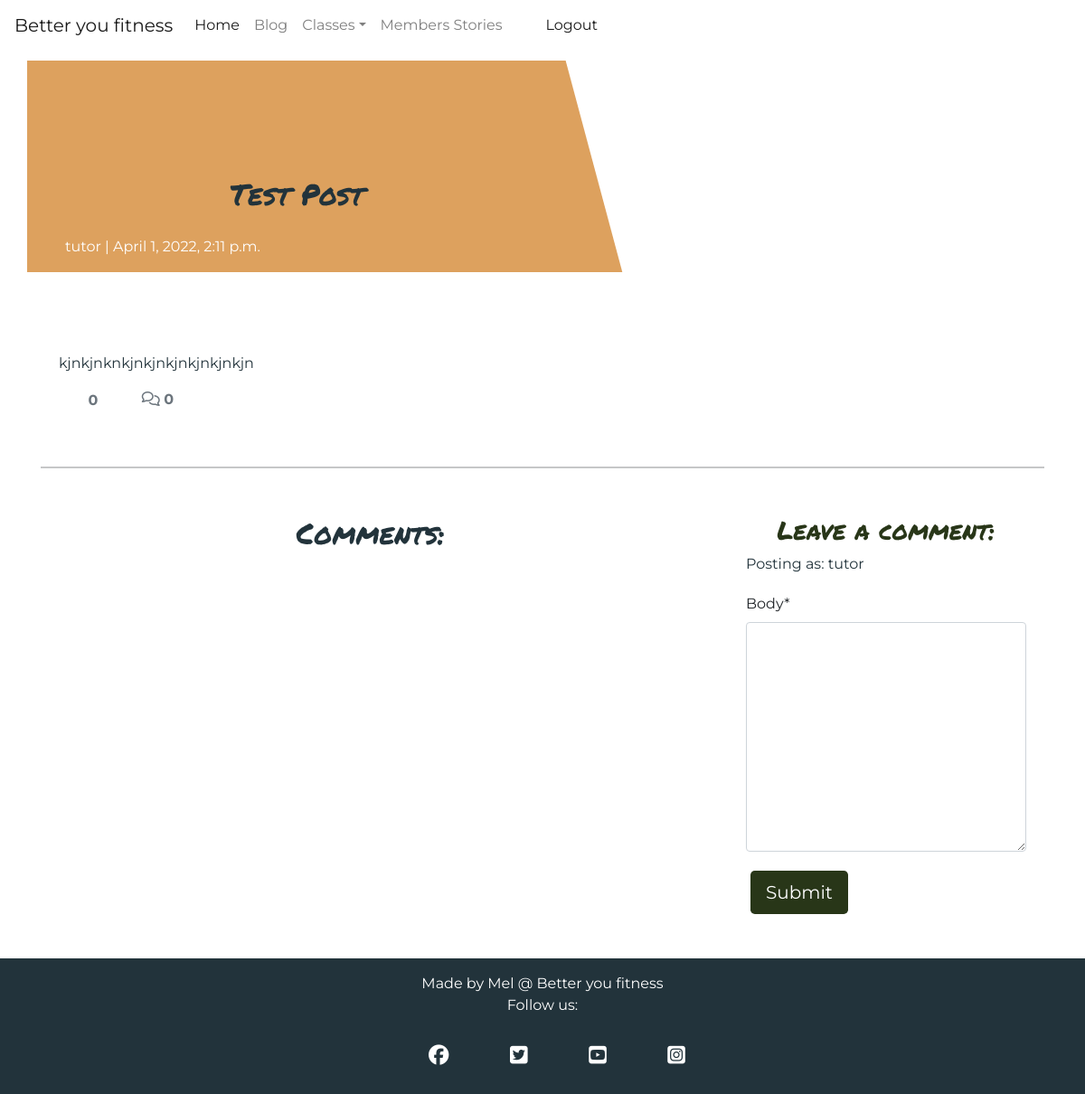
The app's page /post_detail/test-post/ (signed in) with its own data.
### blog/models.py (models this page shows, shortened)
class Post(models.Model):
    title = models.CharField(max_length=200, unique=True)
    slug = models.SlugField(max_length=200, unique=True)
    author = models.ForeignKey(
        User, on_delete=models.CASCADE, related_name="blog_posts"
    )
    featured_image = CloudinaryField('image', default='placeholder')
    excerpt = models.TextField(blank=True)
    updated_on = models.DateTimeField(auto_now=True)
    content = models.TextField()
    created_on = models.DateTimeField(auto_now_add=True)
    status = models.IntegerField(choices=STATUS, default=0)
    likes = models.ManyToManyField(
        User, related_name='blogpost_like', blank=True)
    class Meta:
        ordering = ["-created_on"]
    def number_of_likes(self):
        return self.likes.count()

### blog/views.py (the view, shortened to what this page needs)
# urls.py: path('post_detail/<slug:slug>/', views.PostDetail.as_view(), name='post_detail'),
class PostDetail(View):
    def get(self, request, slug, *args, **kwargs):
        queryset = Post.objects.filter(status=1)
        post = get_object_or_404(queryset, slug=slug)
        comments = post.comments.filter(approved=True).order_by("-created_on")
        liked = False
        if post.likes.filter(id=self.request.user.id).exists():
            liked = True
        return render(
            request,
            "post_detail.html",
            {
                "post": post,
                "comments": comments,
                "commented": False,
                "liked": liked,
                "comment_form": CommentForm()
            },
        )

### blog/forms.py
class CommentForm(forms.ModelForm):
    class Meta:
        model = Comment
        fields = ('body',)

### templates/post_detail.html (shortened to what this page needs)
{% extends 'base.html' %} {% block content %}
{% load crispy_forms_tags %}
<div class="masthead">
    <div class="container">
        <div class="row g-0">
            <div class="col-md-6 masthead-text">
                <h2 class="post-title">{{ post.title }}</h2>
                <p class="post-subtitle">{{ post.author }} | {{ post.created_on }}</p>
            </div>
            <div class="d-none d-md-block col-md-6 masthead-image">
            </div>
        </div>
    </div>
</div>
<div class="container">
    <div class="row">
        <div class="col card mb-4  mt-3 left  top">
            <div class="card-body">
                <p class="card-text ">
                    {{ post.content | safe }}
                </p>
                <div class="row">
                    <div class="col-1">
                        <strong>
                            {% if user.is_authenticated %}
                            <form class="d-inline" action="{% url 'post_like' post.slug %}" method="POST">
                                {% if liked %}
                                <button type="submit" name="blogpost_id" value="{{post.slug}}" class="btn-like"><i
                                        class="fas fa-heart"></i></button>
                                {% else %}
                                <button type="submit" name="blogpost_id" value="{{post.slug}}" class="btn-like"><i
                                        class="far fa-heart"></i></button>
                                {% endif %}
                            </form>
                            {% else %}
                            <span class="text-secondary"><i class="far fa-heart"></i></span>
                            {% endif %}
                            <span class="text-secondary">{{ post.number_of_likes }}</span>
                        </strong>
                    </div>
                    <div class="col-1">
                        {% with comments.count as total_comments %}
                        <strong class="text-secondary"><i class="far fa-comments"></i>
                            {{ total_comments }}</strong>
                        {% endwith %}
                    </div>
                </div>
            </div>
        </div>
    </div>
    <div class="row">
        <div class="col">
            <hr>
        </div>
    </div>
    <div class="row">
        <div class="col-md-8 card mb-4  mt-3 ">
            <h2>Comments:</h2>
            <div class="card-body">
            </div>
        </div>
        <div class="col-md-4 card mb-4  mt-3 ">
            <div class="card-body">
                {% if commented %}
                <div class="alert alert-success" role="alert">
                    Your comment is awaiting approval
                </div>
                {% else %}
                {% if user.is_authenticated %}
                <h3>Leave a comment:</h3>
                <p>Posting as: {{ user.username }}</p>
                <form method="post" style="margin-top: 1.3em;">
                    {{ comment_form | crispy }}
                    <button type="submit" class="btn btn-signup btn-lg">Submit</button>
                </form>
                {% endif %}
                {% endif %}
            </div>
        </div>
    </div>
</div>
{% endblock content %}

### static/css/style.css (style rules this page uses)
body { font-family: 'Montserrat', sans-serif; background-color: #fff; }
h3 { font-family: 'Permanent Marker', cursive; text-align: center; color: #283618; }
h2 { font-family: 'Permanent Marker', cursive; text-align: center; color: #22333B; padding: 20px; }
.btn { margin: 5px; }
p { width: inherit; color: #22333B; }
.card { border: 1px; background-color: transparent; }
.masthead { margin-top: 10px; overflow: hidden; position: relative; display: inline-block; height: 33vh; width: 100%; }
.masthead-text { background-color: #DDA15E; color: white; position: relative; }
.masthead-image { position: relative; overflow: hidden; }
.masthead-image:after { content: ""; position: absolute; top: 0; right: 90%; height: 100%; width: 150%; background: #DDA15E; -webkit-transform: skew(15deg); -moz-transform: skew(15deg); transform: skew(15deg); z-index: 100; }
.post-title { margin-top: 20%; margin-left: 5%; }
.post-subtitle { margin-left: 5%; color: #fff; font-family: 'Montserrat', sans-serif; }
.btn-signup { background-color: #283618; color: #fff; }
.btn-like { color: #fff; border: none; background: transparent; }

### records on screen
Post: title "Test Post", author "tutor", created_on "April 1, 2022, 2:11 p.m.", content "kjnkjnknkjnkjnkjnkjnkjnkjn", number_of_likes "0"

### other values on screen
{{ total_comments }} "0"
{{ user.username }} "tutor"
